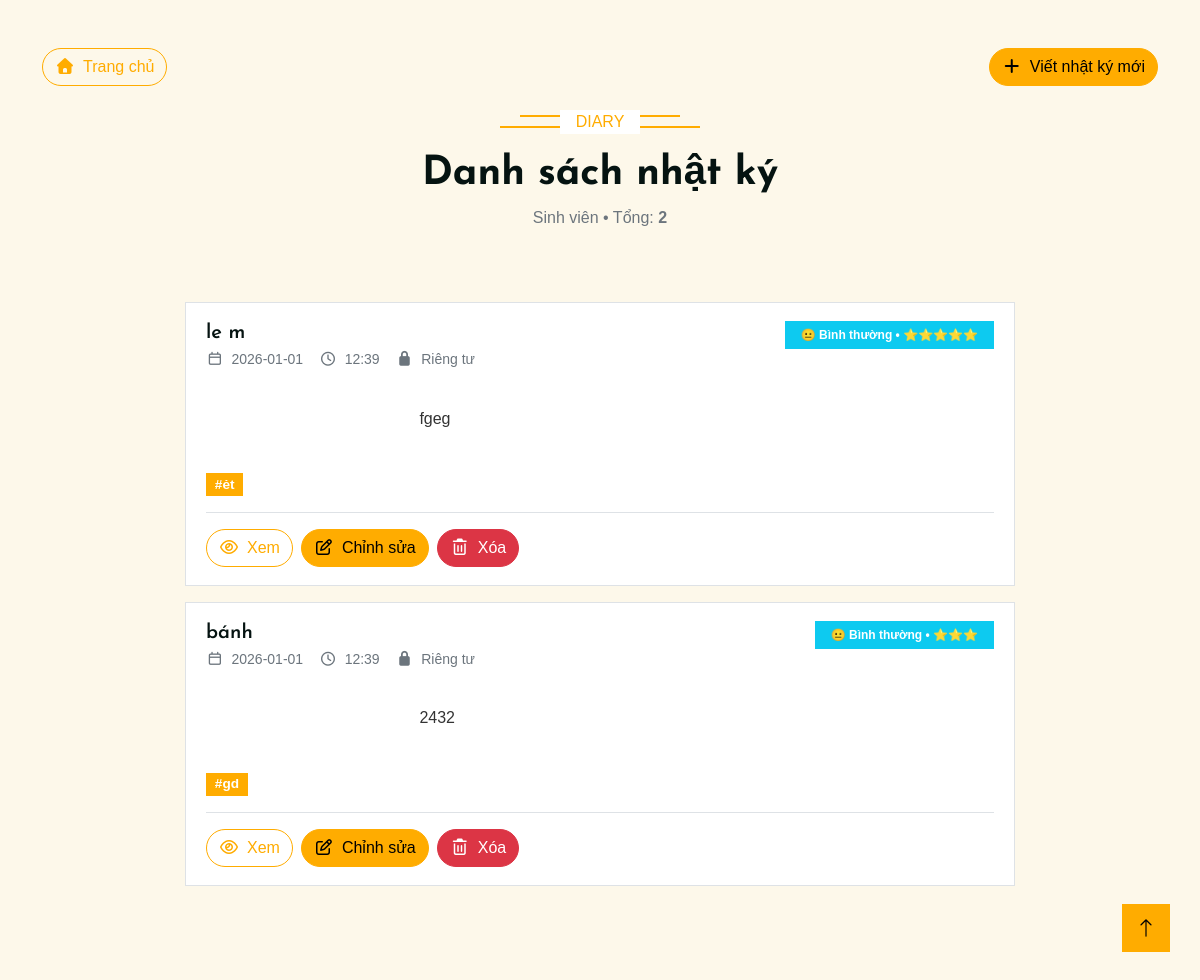
The app's page /diary/4 with its own data.
### createTherapyDB.py (models this page shows)
class DiaryEntry(Base):
    __tablename__ = "diary_entries"
    id = Column(Integer, primary_key=True)
    student_id = Column(Integer, ForeignKey("students.id"), nullable=False)
    title = Column(String, nullable=False)
    content = Column(Text, nullable=False)
    mood = Column(String, default="Binh thuong")
    mood_score = Column(Integer, default=3)
    tags = Column(String)
    is_private = Column(Integer, default=1)  # 1: private, 0: public/share
    created_at = Column(String, default=lambda: datetime.now().isoformat(timespec="seconds"))
    updated_at = Column(String, default=lambda: datetime.now().isoformat(timespec="seconds"))

### diary/diary.py (the view)
@diary_bp.route("/diary/<int:student_id>", methods=["GET"])
def list_diary(student_id):
    s = Session()
    student = s.query(Student).filter_by(id=student_id).first()
    if not student:
        return "❌ Không tìm thấy sinh viên", 404
    entries = s.query(DiaryEntry).filter_by(student_id=student_id)\
        .order_by(DiaryEntry.created_at.desc()).all()
    s.close()
    return render_template("diary_list.html", student=student, entries=entries)

### diary/htmltemplates/diary_list.html (shortened to what this page needs)
<!DOCTYPE html>
<html lang="vi">
<head>
    <link href="https://cdnjs.cloudflare.com/ajax/libs/font-awesome/7.0.0/css/all.min.css" rel="stylesheet">
    <link href="https://cdn.jsdelivr.net/npm/bootstrap-icons@1.4.1/font/bootstrap-icons.css" rel="stylesheet">
    <link href="{{ url_for('static', filename='lib/animate/animate.min.css') }}" rel="stylesheet">
    <link href="{{ url_for('static', filename='lib/owlcarousel/assets/owl.carousel.min.css') }}" rel="stylesheet">
    <link href="{{ url_for('static', filename='css/bootstrap.min.css') }}" rel="stylesheet">
    <link href="{{ url_for('static', filename='css/style.css') }}" rel="stylesheet">
</head>
<body class="bg-light">
    <div class="container-fluid py-5">
        <div class="container">
            <div class="d-flex justify-content-between align-items-center flex-wrap gap-2 mb-4">
                <a href="{{ url_for('home') }}" class="btn btn-outline-primary pill-btn">
                    <i class="fa-solid fa-house me-2"></i>Trang chủ
                </a>
                <div class="d-flex gap-2 flex-wrap">
                    <a class="btn btn-primary pill-btn" href="{{ url_for('diary.create_diary', student_id=student.id) }}">
                        <i class="fa-solid fa-plus me-2"></i>Viết nhật ký mới
                    </a>
                </div>
            </div>
            <div class="text-center mx-auto mb-4" style="max-width: 750px;">
                <p class="section-title bg-white text-center text-primary px-3">Diary</p>
                <h1 class="display-6 mb-2">Danh sách nhật ký</h1>
                <p class="mb-0 text-muted">
                    {{ student.name if student and student.name else "Sinh viên" }} • Tổng: <b>{{ entries|length }}</b>
                </p>
            </div>
            <div class="row justify-content-center">
                <div class="col-lg-10">
                    <div class="bg-light rounded p-4 p-md-5 wow fadeIn" data-wow-delay="0.1s">
                        {% if not entries %}
                            <div class="alert alert-info text-center mb-0">
                                <i class="fa-regular fa-pen-to-square me-2"></i>
                                Chưa có nhật ký nào. Hãy bắt đầu viết vài dòng nhé.
                            </div>
                        {% else %}
                            <div class="row g-3">
                                {% for e in entries %}
                                    <div class="col-12">
                                        <div class="bg-white rounded border entry-card">
                                            <div class="d-flex justify-content-between align-items-start flex-wrap gap-2">
                                                <div>
                                                    <h5 class="mb-1">{{ e.title }}</h5>
                                                    <div class="text-muted small d-flex flex-wrap gap-3">
                                                        <span><i class="fa-regular fa-calendar me-2"></i>{{ e.created_at[:10] }}</span>
                                                        <span><i class="fa-regular fa-clock me-2"></i>{{ e.created_at[11:16] }}</span>
                                                        {% if e.is_private == 1 %}
                                                            <span><i class="fa-solid fa-lock me-2"></i>Riêng tư</span>
                                                        {% else %}
                                                            <span><i class="fa-solid fa-globe me-2"></i>Công khai</span>
                                                        {% endif %}
                                                    </div>
                                                </div>
                                                {% set emoji = "😐" %}
                                                {% set moodBadge = "bg-info" %}
                                                {% if e.mood == "Vui vẻ" %}
                                                    {% set emoji = "😊" %}{% set moodBadge = "bg-success" %}
                                                {% elif e.mood == "Buồn" %}
                                                    {% set emoji = "😢" %}{% set moodBadge = "bg-danger" %}
                                                {% elif e.mood == "Lo lắng" %}
                                                    {% set emoji = "😰" %}{% set moodBadge = "bg-warning text-dark" %}
                                                {% elif e.mood == "Tức giận" %}
                                                    {% set emoji = "😠" %}{% set moodBadge = "bg-danger" %}
                                                {% endif %}
                                                <span class="badge {{ moodBadge }} px-3 py-2">
                                                    {{ emoji }} {{ e.mood }} • {% for i in range(e.mood_score) %}⭐{% endfor %}
                                                </span>
                                            </div>
                                            <div class="entry-preview">
                                                {{ (e.content[:240] ~ ('...' if e.content|length > 240 else '')) }}
                                            </div>
                                            {% if e.tags %}
                                                <div class="mt-3 d-flex flex-wrap gap-2">
                                                    {% for tag in e.tags.split(',') %}
                                                        <span class="badge bg-primary tag-pill">#{{ tag.strip() }}</span>
                                                    {% endfor %}
                                                </div>
                                            {% endif %}
                                            <div class="d-flex flex-wrap gap-2 mt-3 pt-3 border-top">
                                                <a href="{{ url_for('diary.view_diary', entry_id=e.id) }}" class="btn btn-outline-primary pill-btn">
                                                    <i class="fa-regular fa-eye me-2"></i>Xem
                                                </a>
                                                <a href="{{ url_for('diary.edit_diary', entry_id=e.id) }}" class="btn btn-primary pill-btn">
                                                    <i class="fa-regular fa-pen-to-square me-2"></i>Chỉnh sửa
                                                </a>
                                                <form method="POST"
                                                      action="{{ url_for('diary.delete_diary', entry_id=e.id) }}"
                                                      style="margin:0"
                                                      onsubmit="return confirm('Bạn có chắc muốn xóa nhật ký này?')">
                                                    <button type="submit" class="btn btn-danger pill-btn">
                                                        <i class="fa-regular fa-trash-can me-2"></i>Xóa
                                                    </button>
                                                </form>
                                            </div>
                                        </div>
                                    </div>
                                {% endfor %}
                            </div>
                        {% endif %}
                    </div>
                </div>
            </div>
        </div>
    </div>
    <a href="#" class="btn btn-lg btn-primary btn-lg-square back-to-top"><i class="bi bi-arrow-up"></i></a>
</body>
</html>

### static/css/style.css (style rules this page uses)
:root { --bs-tertiary: #797E88; }
.back-to-top { position: fixed; display: none; right: 30px; bottom: 30px; z-index: 99; }
.btn { transition: .5s; }
.btn-lg-square { width: 48px; height: 48px; }
.btn-square, .btn-sm-square, .btn-lg-square { padding: 0; display: flex; align-items: center; justify-content: center; font-weight: normal; }
.section-title { position: relative; display: inline-block; text-transform: uppercase; }
.section-title::before { position: absolute; content: ""; width: calc(100% + 80px); height: 0px; top: 5px; left: -40px; border-top: 2px solid var(--bs-primary); z-index: -1; }
.section-title::after { position: absolute; content: ""; width: calc(100% + 120px); height: 0px; bottom: 6px; left: -60px; border-bottom: 2px solid var(--bs-primary); z-index: -1; }

### diary/htmltemplates/diary_list.html (style rules this page uses)
.entry-card { padding: 18px 20px; }
.entry-preview { white-space: pre-wrap; line-height: 1.6; margin-top: 10px; color: #333; }
.tag-pill { font-size: 0.85rem; }
.pill-btn { border-radius: 999px; }

### records on screen
DiaryEntry: title "le m", created_at "2026-01-01", created_at "12:39", is_private 1 (drawn), emoji "😐", mood "Bình thường", content "fgeg", strip "ẻt"
DiaryEntry: title "bánh", created_at "2026-01-01", created_at "12:39", is_private 1 (drawn), emoji "😐", mood "Bình thường", content "2432", strip "gd"

### other values on screen
{{ student.name if student and student.name else "Sinh viên" }} "Sinh viên"
{{ entries|length }} "2"
